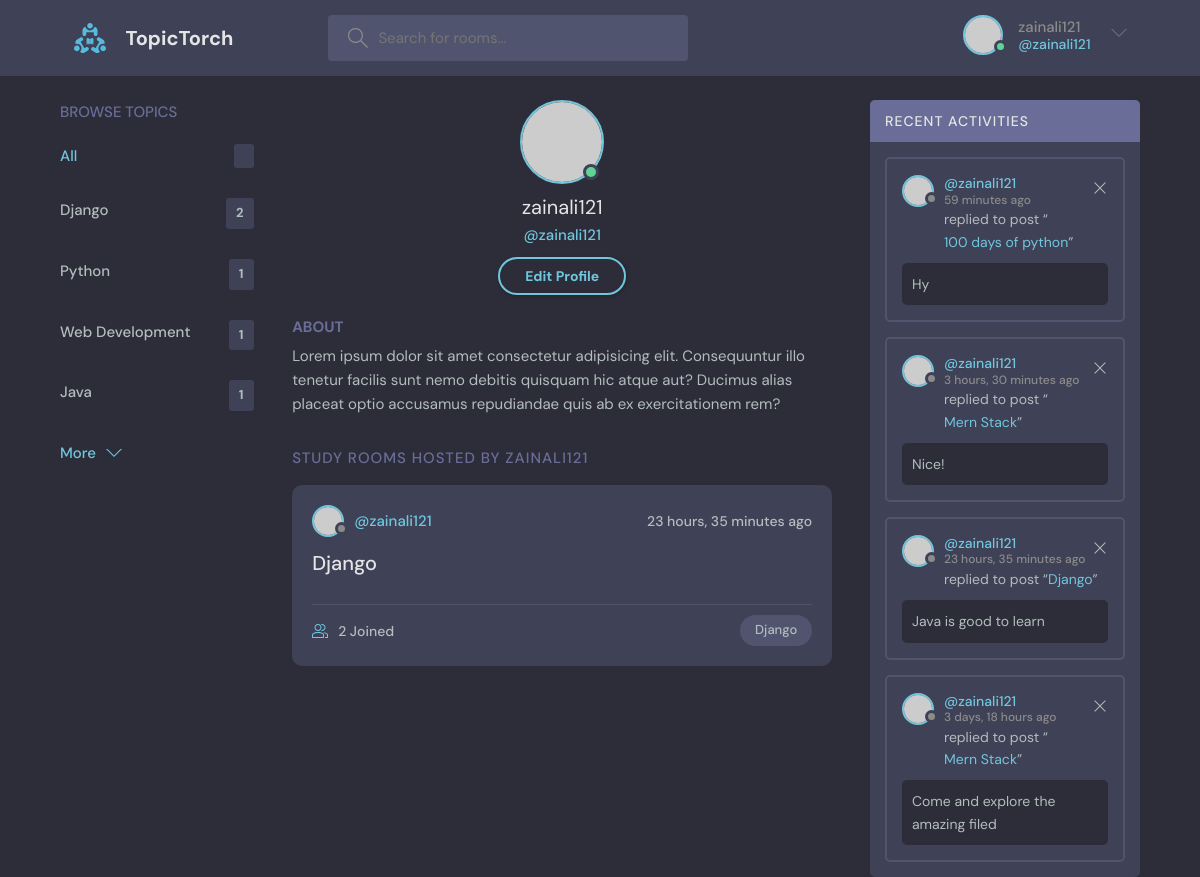
Page /user-profile/3/ (signed in) on the committed database.
### base/models.py (models this page shows, shortened)
class Topic(models.Model):
    name = models.CharField(max_length=200)

class Room(models.Model):
    host = models.ForeignKey(User, on_delete=models.SET_NULL, null=True)
    members = models.ManyToManyField(User, related_name='members', blank=True)
    topic = models.ForeignKey(Topic, on_delete=models.SET_NULL, null=True)
    name = models.CharField(max_length=200)
    desc = models.TextField(null=True, blank=True)
    updated = models.DateTimeField(auto_now=True)
    created = models.DateTimeField(auto_now_add=True)
    class Meta:      # for maintaining the order
        ordering = ['-updated', '-created']
    def __str__(self):
        return self.name

class Message(models.Model):
    user = models.ForeignKey(User, on_delete=models.CASCADE)
    room = models.ForeignKey(Room, on_delete=models.CASCADE)
    body = models.TextField()
    updated = models.DateTimeField(auto_now=True)
    created = models.DateTimeField(auto_now_add=True)
    class Meta:      # for maintaining the order
        ordering = ['-updated', '-created']

### base/views.py (the view)
# urls.py: path('user-profile/<str:pk>/', views.userProfile, name='user-profile'),
def userProfile(request, pk):
    user = User.objects.get(id=pk)
    rooms = user.room_set.all()
    room_messages = user.message_set.all()
    topics = Topic.objects.all()
    context = {'user': user, 'rooms': rooms, 'room_messages': room_messages, 'topics': topics}
    return render(request, 'base/userProfile.html', context)

### base/templates/base/userProfile.html
{% extends 'main.html' %}
{% block content %}
<main class="profile-page layout layout--3">
    <div class="container">
      {% include 'base/topics_components.html' %}
      <div class="roomList">
        <div class="profile">
          <div class="profile__avatar">
            <div class="avatar avatar--large active">
              <img src="https://randomuser.me/api/portraits/men/11.jpg" />
            </div>
          </div>
          <div class="profile__info">
            <h3>{{user.username}}</h3>
            <p>@{{user.username}}</p>
            <a href="edit-user.html" class="btn btn--main btn--pill">Edit Profile</a>
          </div>
          <div class="profile__about">
            <h3>About</h3>
            <p>
              Lorem ipsum dolor sit amet consectetur adipisicing elit. Consequuntur illo tenetur
              facilis sunt nemo debitis quisquam hic atque aut? Ducimus alias placeat optio
              accusamus repudiandae quis ab ex exercitationem rem?
            </p>
          </div>
        </div>
        <div class="roomList__header">
          <div>
            <h2>Study Rooms Hosted by {{user.username}}</a>
            </h2>
          </div>
        </div>
        {% include 'base/feed_components.html' %}
      </div>
      {% include 'base/activity_components.html' %}
    </div>
  </main>
  {% endblock content %}

### templates/navbar.html (shortened to what this page needs)
{% load static %}
<header class="header header--loggedIn">
    <div class="container">
      <a href="{% url 'home' %}" class="header__logo">
        <img src="{% static 'images/logo.svg' %}" />
        <h1>TopicTorch</h1>
      </a>
      <form method="get" action="{% url 'home' %}" class="header__search">
        <label>
          <input name="query" placeholder="Search for rooms..." />
        </label>
      </form>
      <nav class="header__menu">
        {% if request.user.is_authenticated %}
        <div class="header__user">
          <a href="profile.html">
            <div class="avatar avatar--medium active">
              <img src="https://randomuser.me/api/portraits/men/37.jpg" />
            </div>
            <p>{{request.user.username}} <span>@{{request.user.username}}</span></p>
          </a>
          <button class="dropdown-button">
            <svg version="1.1" xmlns="http://www.w3.org/2000/svg" width="32" height="32" viewBox="0 0 32 32">
              <title>chevron-down</title>
              <path d="M16 21l-13-13h-3l16 16 16-16h-3l-13 13z"></path>
            </svg>
          </button>
        </div>
        {% else %}
        <a href="{% url 'login' %}">
          <img src="{% static 'images/avatar.svg' %}" />
          <p>Login</p>
        </a>
        {% endif %}
      </nav>
    </div>
  </header>

### base/templates/base/topics_components.html
<div class="topics">
   <div class="topics__header">
      <h2>Browse Topics</h2>
   </div>
   <ul class="topics__list">
      <li>
         <a href="{% url 'home' %}" class="active">All <span>{{rooms_count}}</span></a>
      </li>
      {% for topic in topics %}
      <li>
         <a href="{% url 'home' %}?query={{topic.name}}">{{topic.name}} <span>{{topic.room_set.all.count}}</span></a>
      </li>
      {% endfor %}
   </ul>
   <a class="btn btn--link" href="topics.html">
      More
      <svg version="1.1" xmlns="http://www.w3.org/2000/svg" width="32" height="32" viewBox="0 0 32 32">
         <title>chevron-down</title>
         <path d="M16 21l-13-13h-3l16 16 16-16h-3l-13 13z"></path>
      </svg>
   </a>
</div>

### base/templates/base/feed_components.html (shortened to what this page needs)
{% for room in rooms %}
<div class="roomListRoom">
   <div class="roomListRoom__header">
      <a href="{% url 'user-profile' room.host.id %}" class="roomListRoom__author">
         <div class="avatar avatar--small">
            <img src="https://randomuser.me/api/portraits/women/11.jpg" />
         </div>
         <span>@{{room.host.username}}</span>
      </a>
      <div class="roomListRoom__actions">
         <span>{{room.created|timesince}} ago</span>
      </div>
   </div>
   <div class="roomListRoom__content">
      <a href="{% url 'room' room.id %}">{{room.name}}</a>
   </div>
   <div class="roomListRoom__meta">
      <a href="{% url 'room' room.id %}" class="roomListRoom__joined">
         {{room.members.all.count}} Joined
      </a>
      <p class="roomListRoom__topic">{{room.topic.name}}</p>
   </div>
</div>
{% endfor %}

### base/templates/base/activity_components.html
<div class="activities">
   <div class="activities__header">
      <h2>Recent Activities</h2>
   </div>
   {% for message in room_messages %}
   <div class="activities__box">
      <div class="activities__boxHeader roomListRoom__header">
         <a href="{% url 'user-profile' message.user.id %}" class="roomListRoom__author">
            <div class="avatar avatar--small">
               <img src="https://randomuser.me/api/portraits/women/11.jpg" />
            </div>
            <p>
               @{{message.user}}
               <span>{{message.created|timesince}} ago</span>
            </p>
         </a>
         {% if request.user == message.user %}
         <div class="roomListRoom__actions">
            <a href="{% url 'delete-message' message.id %}">
               <svg version="1.1" xmlns="http://www.w3.org/2000/svg" width="32" height="32" viewBox="0 0 32 32">
                  <title>remove</title>
                  <path
                     d="M27.314 6.019l-1.333-1.333-9.98 9.981-9.981-9.981-1.333 1.333 9.981 9.981-9.981 9.98 1.333 1.333 9.981-9.98 9.98 9.98 1.333-1.333-9.98-9.98 9.98-9.981z">
                  </path>
               </svg>
            </a>
         </div>
         {% endif %}
      </div>
      <div class="activities__boxContent">
         <p>replied to post “<a href="{% url 'room' message.room.id %}">{{message.room}}</a>”</p>
         <div class="activities__boxRoomContent">
            {{message.body}}
         </div>
      </div>
   </div>
   {% endfor %}
</div>

### rows in the picture
Topic: name "Django", room_set.all.count "2"
Topic: name "Python", room_set.all.count "1"
Topic: name "Web Development", room_set.all.count "1"
Topic: name "Java", room_set.all.count "1"
Room: host.username "zainali121", created "23 hours, 35 minutes", name "Django", members.all.count "2", topic.name "Django"
Message: user "zainali121", created "59 minutes", room "100 days of python", body "Hy"
Message: user "zainali121", created "3 hours, 30 minutes", room "Mern Stack", body "Nice!"
Message: user "zainali121", created "23 hours, 35 minutes", room "Django", body "Java is good to learn"
Message: user "zainali121", created "3 days, 18 hours", room "Mern Stack", body "Come and explore the amazing filed"

### other values in the picture
{{ request.user.username }} "zainali121"
{{ user.username }} "zainali121"
{{ user.username }} "ZAINALI121"
